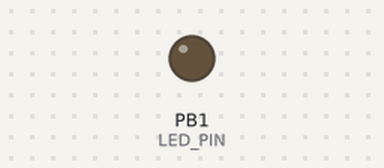
A sketch run on a simulated ATtiny85, built with avr-gcc and run on an emulated ATtiny85. Shown: output pins drawn as LEDs (lit = HIGH).

Above: at 2.5 s.
At 7.5 s:
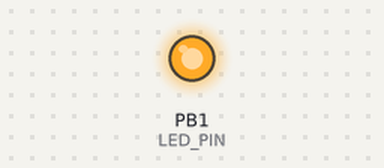
Timing chart, 0 to 13.0 s (numbered marks = the images above):
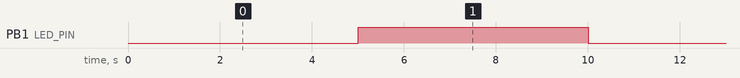

Measured:
- by itself, PB1 (LED_PIN): alternates HIGH for 5.0 s and LOW for 5.0 s

The sketch:

test_ATTiny85.ino
```cpp
// Simple ATTiny85 blink test
// Toggles PB1 (Arduino digital pin 1) using millis().
// Make sure the ATTinyCore board/clock setting matches your fuses
// so millis() is accurate.
#include <Arduino.h>

const uint8_t LED_PIN = 1; // PB1 on ATTiny85

void setup() {
  pinMode(LED_PIN, OUTPUT);
  digitalWrite(LED_PIN, LOW);
}

void loop() {
  static uint32_t last_toggle_ms = 0;
  static bool led_on = false;

  uint32_t now_ms = millis();
  if ((uint32_t)(now_ms - last_toggle_ms) >= 5000UL) {
    last_toggle_ms = now_ms;
    led_on = !led_on;
    digitalWrite(LED_PIN, led_on ? HIGH : LOW);
  }
}
```
